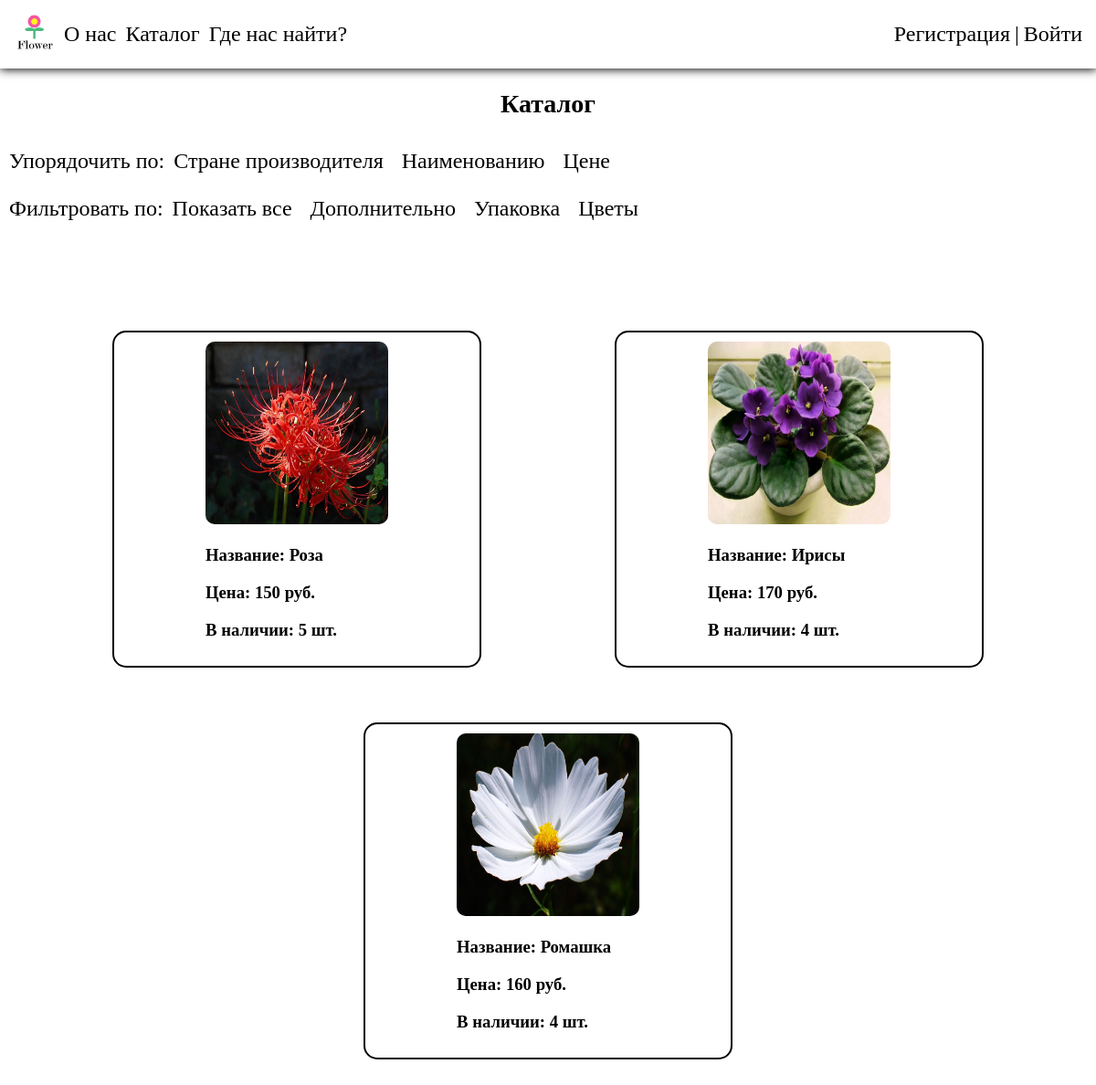
Page /catalog/id/1 on the committed database.
### flowerSite/models.py (models this page shows, shortened)
class AbstractModel(models.Model):
    name = models.CharField(max_length=30, verbose_name='Название')
    objects = models.Manager()
    class Meta:
        abstract = True

class Category(AbstractModel):
    class Meta:
        verbose_name = 'Категория'
        verbose_name_plural = 'Категории'

class Product(AbstractModel):
    category = models.ForeignKey(Category, on_delete=models.CASCADE, verbose_name='Категория')
    image = models.ImageField('Изображение')
    price = models.IntegerField('Цена')
    country = models.CharField(max_length=50, verbose_name='Страна-производитель')
    color = models.CharField(max_length=50, verbose_name='Цвет')
    amount = models.IntegerField('Количество товаров на складе')
    class Meta:
        verbose_name = 'Товар'
        verbose_name_plural = 'Товары'

### flowerSite/views.py (the view)
# urls.py: path('catalog/<str:order>/<int:filter>', views.catalog, name='catalog'),
def catalog(req, order, filter):
    rows = Product.objects.all().order_by(order)
    if filter:
        rows = rows.filter(category__id=filter)
    category = Category.objects.all().order_by('name')
    if req.user.is_authenticated:
        for row in rows:
            cart = Cart.objects.filter(user=req.user, product=row).first()
            row.cart = cart.amount if cart else 0
    return render(req, 'catalog.html', context={'products': rows, 'categories': category, 'order': order, 'filter': filter})

### flowerSite/templates/catalog.html (shortened to what this page needs)
{% extends 'base.html' %}
{% load static %}
{% block content %}
<h2 style="font-size: 28px;">Каталог</h2>
<nav class="toleft">
    <label>Упорядочить по:</label>
    <a href="{% url 'catalog' order='country' filter=filter %}">Стране производителя</a>
    <a href="{% url 'catalog' order='name' filter=filter %}">Наименованию</a>
    <a href="{% url 'catalog' order='price' filter=filter %}">Цене</a>
</nav>
<nav class="toleft" style="margin-top: 5px;">
    <label>Фильтровать по:</label>
    <a href="{% url 'catalog' order=order filter=0 %}">Показать все</a>
    {% for c in categories %}
    <a href="{% url 'catalog' order=order filter=c.id %}">{{ c.name }}</a>
    {% endfor %}
</nav>
<div class="outProducts outProd">
    {% for p in products %}
        <div class="product">
            <a style="color: black; text-decoration: none;" href="{% url 'product_detail' p.id %}">
            <div class="image"><img src="{{ p.image.url }}" alt="Image"></div>
            <h3><label>Название: </label>{{ p.name }}</h3>
            <h3><label>Цена: </label>{{ p.price }} руб.</h3>
            <h3><label>В наличии: </label>{{ p.amount }} шт.</h3>
            </a>
        </div>
    {% endfor %}
</div>
{% endblock %}

### flowerSite/templates/base.html (shortened to what this page needs)
<!DOCTYPE html>
{% load static %}
<html lang="en">
<head>
    <link rel="stylesheet" href="{% static 'css/style.css' %}">
</head>
<body>
    <nav style="box-shadow: 0px 0.5px 10px 0.5px black;">
        <div class="menu">
            <img src="{% static 'logo.png' %}" alt="logo" width="55">
            <a href="{% url 'home' %}">О нас</a>
            <a href="{% url 'catalog' order='id' filter=0 %}">Каталог</a>
            <a href="{% url 'where' %}">Где нас найти?</a>
        </div>
        <div class="login_menu">
            {% if user.is_authenticated %}
            Здравствуйте, {{ user.first_name }} {{ user.last_name }}
            <a href="{% url 'logout' %}" style="color: red;">Выйти</a>
            {% else %}
            <a class="reg" href="{% url 'registration' %}">Регистрация</a>|<a class="reg" href="{% url 'login' %}">Войти</a>
            {% endif %}
        </div>
    </nav>
    <main>
        {% block content %}
        {% endblock %}
    </main>
</body>
</html>

### flowerSite/static/css/style.css (style rules this page uses)
body { margin: 0; }
nav { display: flex; justify-content: center; align-items: center; font-size: 1.5rem; background-color: white; padding: 10px; font-family: EkMukta; }
nav .menu { display: flex; flex-grow: 1; align-items: center; }
nav .menu > a, .login_menu > a { color: black; text-decoration: none; margin: 5px; }
h2 { text-align: center; }
.outProd { display: flex; justify-content: space-around; align-items: center; flex-wrap: wrap; flex-direction: row; border-radius: 15px; margin-top: 50px; margin-bottom: 20px; padding: 10px 50px; color: black; }
.product { display: flex; justify-content: space-around; flex-direction: column; align-items: center; border-radius: 15px; border: solid 2px black; margin-top: 50px; margin-bottom: 10px; padding: 10px 50px; width: 300px; color: black; }
.outProducts .product .image { min-width: 100px; flex-grow: 1 }
.outProducts .product img { width: 200px; height: 200px; border-radius: 10px; }
.outProducts .product h3 { flex-grow: 1 }
.toleft { display: flex; justify-content: left; }
.toleft > a { color: black; text-decoration: none; margin-left: 10px; margin-right: 10px; }

### rows in the picture
Category: name "Дополнительно"
Category: name "Упаковка"
Category: name "Цветы"
Product: image (picture), name "Роза", price "150", amount "5"
Product: image (picture), name "Ирисы", price "170", amount "4"
Product: image (picture), name "Ромашка", price "160", amount "4"
